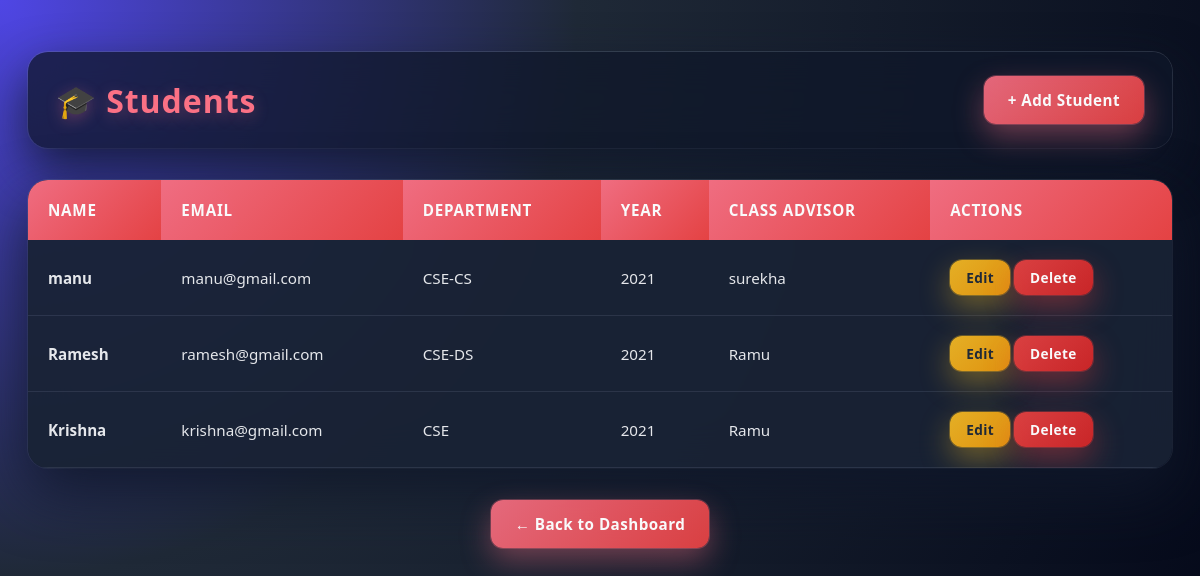
The page /students/ on the database its author committed.
### app1/models.py (models this page shows, shortened)
class Student(models.Model):
    name = models.CharField(max_length=100)
    email = models.EmailField(unique=True)
    department = models.ForeignKey(Department, on_delete=models.CASCADE)
    year = models.IntegerField()
    class_advisor = models.ForeignKey(Staff, on_delete=models.SET_NULL, null=True)

class Department(models.Model):
    name = models.CharField(max_length=100)
    code = models.CharField(max_length=10, unique=True)

class Staff(models.Model):
    name = models.CharField(max_length=100)
    email = models.EmailField(unique=True)
    phone = models.CharField(max_length=15)
    department = models.ForeignKey(Department, on_delete=models.CASCADE)

### app1/views.py (the view)
# urls.py: path('students/', views.student_list, name='student_list'),
def student_list(request):
    students = Student.objects.all()
    return render(request, 'frontend_app1/student_list.html', {'students': students})

### templates/frontend_app1/student_list.html (shortened to what this page needs)
<!DOCTYPE html>
<html lang="en">
<head>
</head>
<body>
    <div class="container">
        <div class="header">
            <h1>🎓 Students</h1>
            <a href="{% url 'student_create' %}" class="btn btn-primary">+ Add Student</a>
        </div>
        <div class="table-container">
            <table>
                <thead>
                    <tr>
                        <th>Name</th>
                        <th>Email</th>
                        <th>Department</th>
                        <th>Year</th>
                        <th>Class Advisor</th>
                        <th>Actions</th>
                    </tr>
                </thead>
                <tbody>
                    {% for student in students %}
                    <tr>
                        <td><strong>{{ student.name }}</strong></td>
                        <td>{{ student.email }}</td>
                        <td>{{ student.department.name }}</td>
                        <td>{{ student.year }}</td>
                        <td>{{ student.class_advisor.name|default:"–" }}</td>
                        <td class="actions">
                            <a href="{% url 'student_update' student.id %}" class="btn btn-small btn-warning">Edit</a>
                            <a href="{% url 'student_delete' student.id %}" class="btn btn-small btn-danger">Delete</a>
                        </td>
                    </tr>
                    {% empty %}
                    <tr>
                        <td colspan="6" style="text-align: center; padding: 40px; color: #666;">No students found.</td>
                    </tr>
                    {% endfor %}
                </tbody>
            </table>
        </div>
        <div style="text-align: center; margin-top: 30px;">
            <a href="{% url 'dashboard' %}" class="btn btn-primary">← Back to Dashboard</a>
        </div>
    </div>
</body>
</html>

### templates/frontend_app1/student_list.html (style rules this page uses)
* { margin: 0; padding: 0; box-sizing: border-box; }
body { font-family: 'Segoe UI', Tahoma, Geneva, Verdana, sans-serif; min-height: 100vh; background: radial-gradient(circle at top left, #4f46e5 0%, #1f2937 40%, #020617 100%); color: #0f172a; padding: 20px 0; }
.container { max-width: 1200px; width: 100%; margin: 0 auto; padding: 32px 28px; }
.header { display: flex; justify-content: space-between; align-items: center; margin-bottom: 32px; background: rgba(15, 23, 42, 0.75); border-radius: 20px; padding: 24px 28px; box-shadow: 0 20px 50px rgba(15, 23, 42, 0.85), 0 0 0 1px rgba(148, 163, 184, 0.25); backdrop-filter: blur(20px); }
.header h1 { color: #fb7185; font-size: 2rem; font-weight: 700; letter-spacing: 0.03em; text-shadow: 0 4px 16px rgba(251, 113, 133, 0.3); }
.btn { display: inline-flex; align-items: center; gap: 8px; padding: 14px 24px; border: none; border-radius: 12px; font-size: 0.95rem; font-weight: 600; letter-spacing: 0.03em; text-decoration: none; cursor: pointer; transition: all 0.25s ease; backdrop-filter: blur(12px); }
.btn-primary { background: linear-gradient(135deg, rgba(251, 113, 133, 0.9), rgba(239, 68, 68, 0.9)); color: #f9fafb; box-shadow: 0 12px 30px rgba(251, 113, 133, 0.4), 0 0 0 1px rgba(251, 113, 133, 0.3); }
.btn-warning { background: linear-gradient(135deg, rgba(251, 191, 36, 0.9), rgba(245, 158, 11, 0.9)); color: #1f2937; box-shadow: 0 12px 30px rgba(251, 191, 36, 0.4), 0 0 0 1px rgba(251, 191, 36, 0.3); }
.btn-danger { background: linear-gradient(135deg, rgba(239, 68, 68, 0.9), rgba(220, 38, 38, 0.9)); color: #f9fafb; box-shadow: 0 12px 30px rgba(239, 68, 68, 0.4), 0 0 0 1px rgba(239, 68, 68, 0.3); }
.btn-small { padding: 8px 16px; font-size: 0.85rem; }
.table-container { background: rgba(15, 23, 42, 0.85); border-radius: 20px; overflow: hidden; box-shadow: 0 24px 60px rgba(15, 23, 42, 0.9), 0 0 0 1px rgba(148, 163, 184, 0.2); backdrop-filter: blur(22px); margin-bottom: 32px; }
table { width: 100%; border-collapse: collapse; background: rgba(30, 41, 59, 0.6); }
th { background: linear-gradient(135deg, rgba(251, 113, 133, 0.95), rgba(239, 68, 68, 0.95)); color: #f9fafb; padding: 20px; text-align: left; font-weight: 600; font-size: 0.95rem; letter-spacing: 0.05em; text-transform: uppercase; }
td { padding: 20px; color: #e5e7eb; border-bottom: 1px solid rgba(148, 163, 184, 0.15); font-size: 0.95rem; }
tr { transition: all 0.2s ease; }
.actions { white-space: nowrap; }
.container > div:last-child { text-align: center; }

### rows shown on the page
Student: name "manu", email "manu@gmail.com", department.name "CSE-CS", year "2021", class_advisor.name "surekha"
Student: name "Ramesh", email "ramesh@gmail.com", department.name "CSE-DS", year "2021", class_advisor.name "Ramu"
Student: name "Krishna", email "krishna@gmail.com", department.name "CSE", year "2021", class_advisor.name "Ramu"
